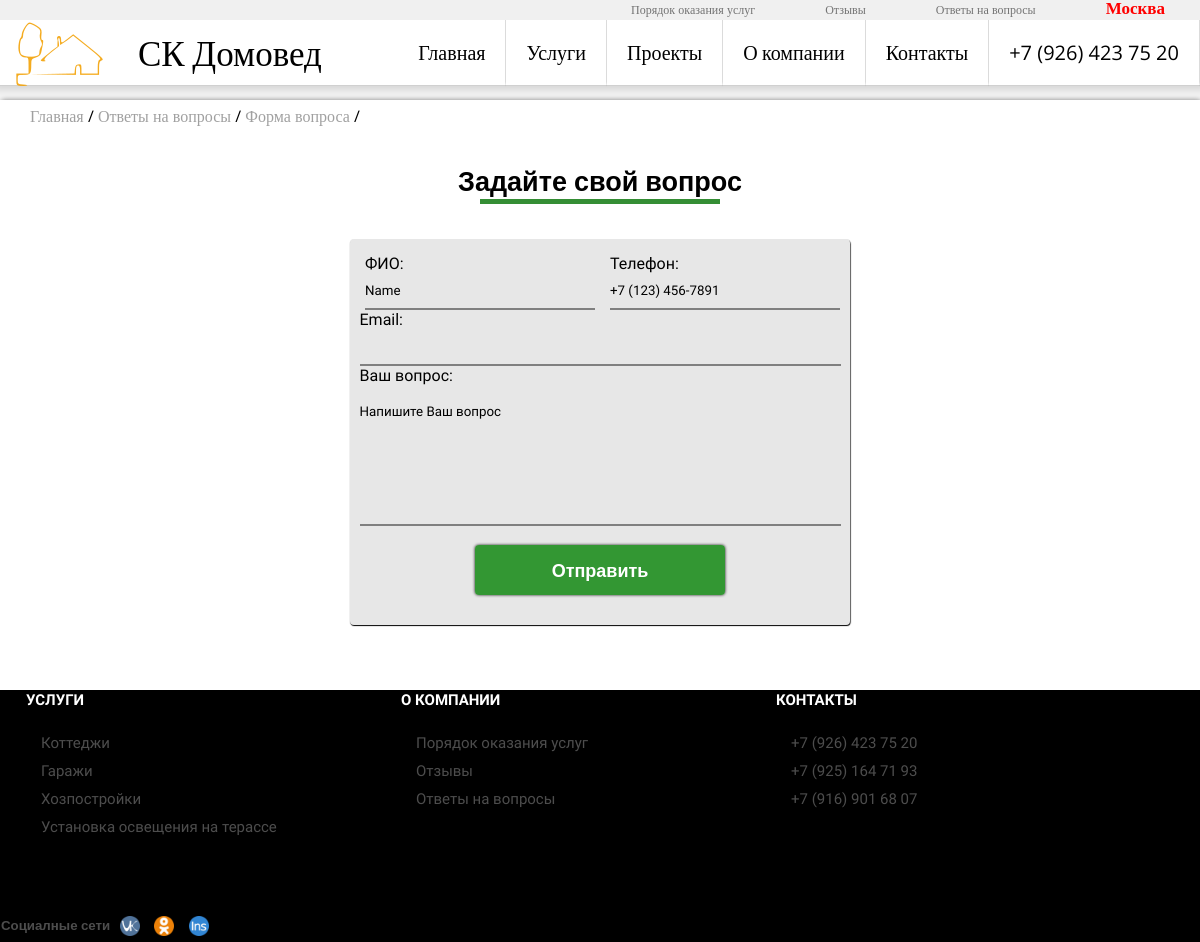
The page /question/add/ on the database its author committed.
### service/models.py (models this page shows, shortened)
class BaseCategory(models.Model):
        name = models.CharField(default="Название категории/услуги", max_length=50, verbose_name="Название категории/услуги")
        title= models.CharField(default="Заголовок страницы!", max_length=80,verbose_name="Title")
        boolVisible = models.BooleanField(default=False, verbose_name="Опубликовать")
        metaDescription = models.CharField(default="Категория", max_length=50, verbose_name="meta Description")
        keywords = models.CharField(max_length=180, blank=True, null=True)
        boolShowOnMain = models.BooleanField(default=False, verbose_name="Публиковать вместе с категориями")
        slug = models.CharField(unique=True,max_length=200)
        class Meta:
            abstract = True

class Category(BaseCategory):
    description=models.CharField(default="", max_length=300,verbose_name="Описание")
    boolShowOnMain = models.BooleanField(default=False, verbose_name="Публиковать вместе с категориями")
    image = models.ImageField(upload_to=make_upload_path,
                              blank=True,
                              default='',
                              verbose_name="Картинка")
    image_small = ImageSpecField(source='image',
                                 processors=[ResizeToFill(250, 250)],
                                 format='JPEG',
                                 options={'quality': 60})
    image_large = ImageSpecField(source='image',
                                 processors=[ResizeToFill(840, 500)],
                                 format='JPEG',
                                 options={'quality': 60})
    class Meta:
        verbose_name="Категория"
        verbose_name_plural="Категории"

class SubCategory(BaseCategory):
    category=models.ForeignKey(Category,default=1)
    description=models.TextField(default="",verbose_name="Комплектация")
    image = models.ImageField(upload_to=make_upload_path,
                              blank=True,
                              default='',
                              verbose_name="Картинка")
    image_small = ImageSpecField(source='image',
                                 processors=[ResizeToFill(250, 250)],
                                 format='JPEG',
                                 options={'quality': 60})
    image_middle = ImageSpecField(source='image',
                                 processors=[ResizeToFill(660, 500)],
                                 format='JPEG',
                                 options={'quality': 100})
    image_large = ImageSpecField(source='image',
                                 processors=[ResizeToFill(840, 500)],
                                 format='JPEG',
                                 options={'quality': 70})
    class Meta:
        verbose_name="Подкатегория"
        verbose_name_plural="Подкатегории"

### good/views.py (the view)
# urls.py: url(r'^question/add/$',AddQuestion,name="addquestion"),
def AddQuestion(request):
   args = {}
   args.update(csrf(request))
   if request.POST:
      form=AskForm(request.POST)
      if form.is_valid():
         question=form.save()
         args['WHAT']="вопрос!"
         args['Crops']=[['Ответы на вопросы','questions'],['Спасибо','#']]
         return render_to_response('thank.html',args)
      else:
         args['form']=form
         args['Crops']=[['Ответы на вопросы','questions'],['Форма вопроса','add']]
         return render_to_response('askForm.html',args)
   else:
      args['form'] = AskForm
      args['Crops']=[['Ответы на вопросы','questions'],['Форма вопроса','add']]
      return render_to_response('askForm.html',args)

### good/templatetags/goodtags.py (called while the page is built)
@register.inclusion_tag('breadcrops.html')
def breadcrops(listing):
    url=''
    for cr in listing:
        url=url+'/'+cr[1]
        cr[1]=url
    crops=listing
    leng=len(crops)
    return {'crops':crops,'leng':leng}

### service/templatetags/servicetags.py (called while the page is built)
@register.inclusion_tag("footerListService.html")
def footerListService():
    args={}
    category=Category.objects.filter(boolVisible=True)[0:5]
    args['category']=category
    if category.count()<5:
        count=5-category.count()
        args['subcategory']=SubCategory.objects.filter(boolVisible=True, boolShowOnMain=True)[0:count]
    return args

### good/templates/askForm.html (shortened to what this page needs)
{% extends 'base.html' %}
{% block 'content' %}
        <div class="sectionIndex">
                <div class="titleName">
			        <h1>Задайте свой вопрос
				        <div class="linetitlename"></div>
			        </h1>
                </div>
            <div class="listing">
               <form action="" method="post">
				<div class="question">
                    <div class="info">
					{{ form.name.label_tag}}<br>
					{{ form.name}}
					</div>
				<div class="info">
					{{ form.telephone.label_tag}}<br>
					{{ form.telephone}}
					</div>
				<div class="infoQuestion">
					{{ form.email.label_tag}}<br>
					{{ form.email}}
					</div>
				<div class="infoQuestion">
					{{ form.question.label_tag}}<br>
					<br>
					{{ form.question}}
					</div>
				<input type="submit" value="Отправить">
				</div>
			</form>
            </div>
        </div>
{% endblock %}

### service/templates/footerListService.html
{% for i in category %}
    <a href="{% url 'ServiceCategory' i.slug %}"><li>{{ i.name }}</li></a>
{% endfor %}
{% for i in subcategory %}
    <a href="{% url 'Services' i.category.slug i.slug %}"><li>{{ i.name }}</li></a>
{% endfor %}

### good/static/css/style2.css (style rules this page uses)
* { padding:0; margin: 0; }
a { color: black; text-decoration: none; font-family: 'Lora', serif; }
html { font-family: 'Open Sans', sans-serif; min-height: 100%; padding: 0px; position: relative; min-width:100%; background-color: rgba(149, 149, 149, 0.08); }
body { background-color: white; margin: auto; width: 1200px; min-height: 100%; border-radius: 4px!important; -webkit-box-shadow: 1px 1px 5px 1px rgba(0,0,0,0.5); box-shadow: 1px 1px 5px 1px rgba(0,0,0,0.5); }
footer ul li { font-family: 'Open Sans Condensed', sans-serif; font-size: 15px; list-style: none; margin-top: 10px; margin-left: 15px; color: rgba(113, 113, 113, 0.68); }
.sectionIndex { display: box; display: -ms-box; }
.listing { max-width: 1200px; }
.listing::after { content:' '; clear: both; display: block; }
.titleName { width: 100%; margin: auto; }
.titleName>h2,.titleName>h1,.titleName>h3 { font-family: 'Open Sans', sans-serif; font-size: 27px; margin: 15px auto 35px auto; padding-top: 20px; text-align: center; }
.titleName .linetitlename { background-color: green; margin: auto; width: 20%; height: 5px; -webkit-transition: 1s; -o-transition: 1s; transition: 1s; background-color:#037203cc; }
.question { width: 500px; margin: auto; background-color: rgba(92, 92, 92,0.15); -ms-flex-pack: distribute; justify-content: space-around; -webkit-box-shadow: 0.5px 1px 1px 0.1px black; box-shadow: 0.5px 1px 1px 0.1px black; border-radius: 4px; padding:15px 0px 20px 0px; }
form { width: 100%; padding: 0; margin: 0; }
.question * { font-family: 'Open Sans Condensed', sans-serif; background-color: transparent; }
.question .info { width: 230px; float: left; margin-left: 15px; }
.question input[type='text'],.question input[type='email'] { border:none; border-bottom: 2px solid grey; width: 100%; height: 35px; }
.question .infoQuestion { width: 481px; margin:auto; }
.question .infoQuestion textarea { resize: none; width: 100%; height: 120px; border:none; border-bottom: 2px solid grey; }
.question input[type='submit'] { border:none; font-family: 'Open Sans', sans-serif; color: white; height: 50px; line-height: 50px; font-size: 18px; font-weight: bolder; text-align: center; width: 50%; padding: 0; margin:15px 25% 10px 25%; left: 0; top:0; background-color: rgba(0, 128, 0, 0.78); -webkit-transition: 0.3s; -o-transition: 0.3s; transition: 0.3s; border-radius: 4px; -webkit-box-shadow: 0px 0px 3px 0.1px rgba(0, 0, 0, 0.90); box-shadow: 0px 0px 3px 0.1px rgba(0, 0, 0, 0.90); }

### rows shown on the page
Category: name "Коттеджи"
Category: name "Гаражи"
Category: name "Хозпостройки"
SubCategory: name "Установка освещения на терассе"

### other values the page prints
{{ crops.0 }} "Ответы на вопросы" "Форма вопроса"
